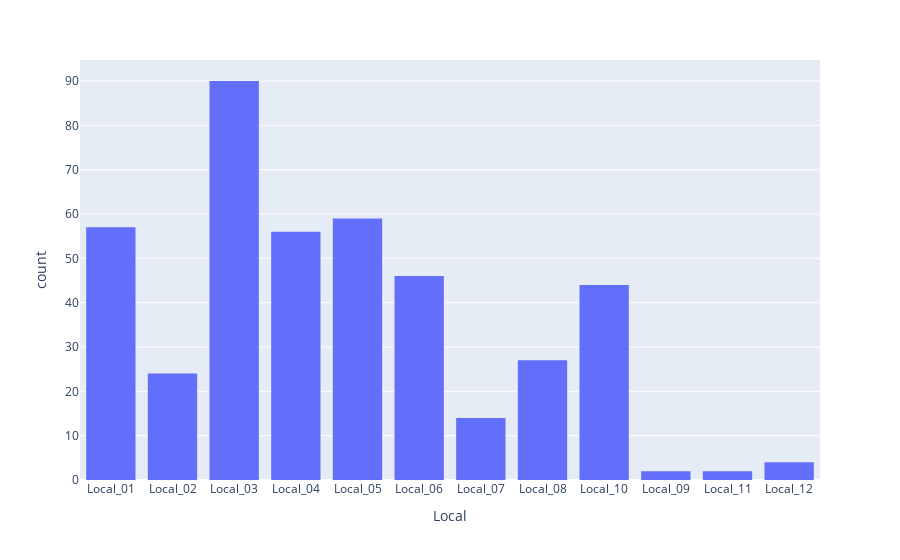

Notebook source saved alongside this figure:
### Markdown cell above
Lastly, let us check the distribution by Locals.

### Code cell
fig = px.histogram(accident_safety_data_new, x="Local")
fig.show()

### Figure 1 — Plotly figure (JSON) as saved in the notebook; plotly's stock layout.template omitted (floating-point values rounded to 4 significant figures; data arrays with more than 128 entries replaced by an {"elided": "..."} marker saying what was removed)
{"data": [{"alignmentgroup": "True", "bingroup": "x", "hovertemplate": "Local=%{x}<br>count=%{y}<extra></extra>", "legendgroup": "", "marker": {"color": "#636efa"}, "name": "", "offsetgroup": "", "orientation": "v", "showlegend": false, "type": "histogram", "x": {"elided": "425 str values"}, "xaxis": "x", "yaxis": "y"}], "layout": {"barmode": "relative", "legend": {"tracegroupgap": 0}, "margin": {"t": 60}, "xaxis": {"anchor": "y", "domain": [0, 1], "title": {"text": "Local"}}, "yaxis": {"anchor": "x", "domain": [0, 1], "title": {"text": "count"}}}}
